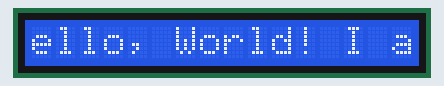
This sketch was run on a simulated Arduino Uno, built with avr-gcc and run on an emulated ATmega328P. Shown: 16×1 character LCD.

Above: at 0.34 s.
At 2.09 s:
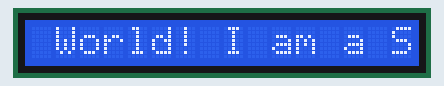
At 3.84 s:
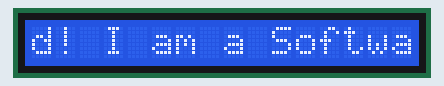
At 7.69 s:
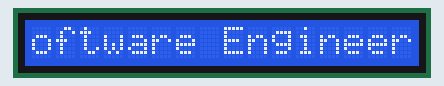
At 11.2 s:
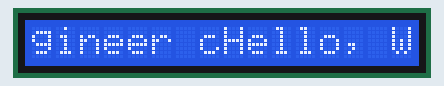
At 15.05 s:
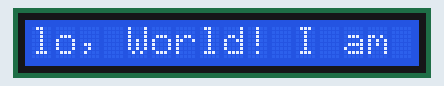

Measured:
- by itself, everything shown: repeats every 14.0 s, in 40 steps

The sketch:

hello_world_lcd.ino
```cpp
/*
 This sketch prints text to the LCD and uses the
 scrollDisplayLeft() and scrollDisplayRight() methods to scroll
 the text.
*/

// include the library code:
#include <LiquidCrystal.h>

// initialize the library with the numbers of the interface pins
LiquidCrystal lcd(12, 11, 5, 4, 3, 2);

void setup() {
  // set up the LCD's number of columns and rows:
  lcd.begin(16, 1);
  // Print a message to the LCD.
  lcd.print("Hello, World! I am a Software Engineer currently looking for a job.");
  delay(100);
}

void loop() {
  // scroll 13 positions (string length) to the left
  // to move it offscreen left:
    lcd.scrollDisplayLeft();
    // wait a bit:
    delay(200);

  // delay at the end of the full loop:
  delay(150);
}
```
